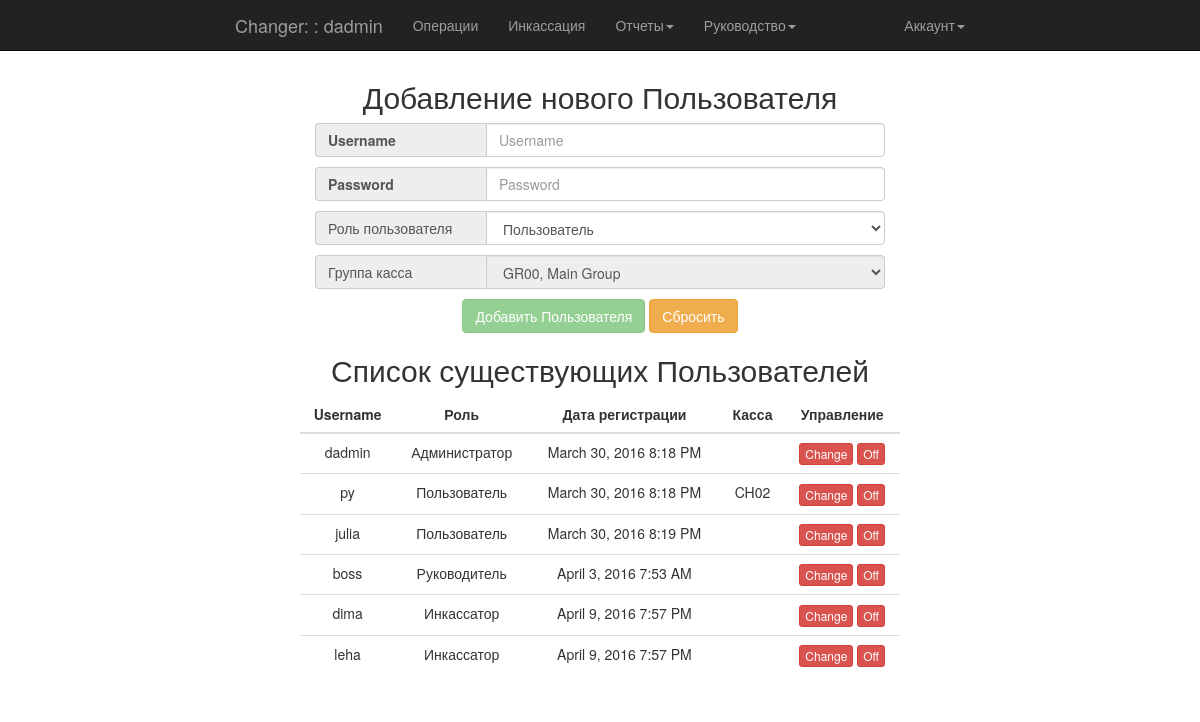
Screenshot of /admin/add_user (signed in) with the database file from the repository.
### app/models.py (models this page shows, shortened)
class User(UserMixin, db.Model):
    __tablename__ = 'users'
    id = db.Column(db.Integer, primary_key=True)
    username = db.Column(db.String(64), unique=True, index=True)
    password_hash = db.Column(db.String(128))
    member_since = db.Column(db.DateTime(), default=datetime.utcnow)
    last_seen = db.Column(db.DateTime(), default=datetime.utcnow)
    status = db.Column(db.Boolean, default=True)
    role_id = db.Column(db.Integer, db.ForeignKey('roles.id'))
    role = db.relationship('Role', backref='user')
    cash_id = db.Column(db.Integer, db.ForeignKey('cashes.id'))
    cash = db.relationship('Cashes', backref='user')
    group_id = db.Column(db.Integer, db.ForeignKey('group_cashes.id'), default=1)
    group = db.relationship('GroupOfCashes', backref='user')
    deals = db.relationship('Deals', backref='user', lazy='dynamic')
    transactions = db.relationship('Transaction', backref='user', lazy='dynamic')
    collections = db.relationship('Collections', backref='user')
    def can(self, permissions):
        return self.role is not None and (self.role.permissions & permissions) == permissions
    @property
    def password(self):
        raise "Password isn't readable attribute"

class Role(db.Model):
    __tablename__ = 'roles'
    id = db.Column(db.Integer, primary_key=True)
    name = db.Column(db.String(64), unique=True)
    description = db.Column(db.String(64))
    default = db.Column(db.Boolean, default=False, index=True)
    permissions = db.Column(db.Integer)

class Cashes(db.Model):
    __tablename__ = 'cashes'
    id = db.Column(db.Integer, primary_key=True)
    branch = db.Column(db.String(8))
    address = db.Column(db.String(64))
    member_since = db.Column(db.DateTime(), default=datetime.utcnow)
    status = db.Column(db.Boolean, default=True)
    group_id = db.Column(db.Integer, db.ForeignKey('group_cashes.id'))
    group = db.relationship('GroupOfCashes', backref='cash')
    deals = db.relationship('Deals', backref='cash', lazy='dynamic')
    collections = db.relationship('Collections', backref='cash')
    transactions = db.relationship('Transaction', backref='cash')

### app/admin/views.py (the view, shortened to what this page needs)
@admin.route('/add_user', methods=['GET', 'POST'])
@login_required
@admin_required
def add_user():
    groups = GroupOfCashes.query.order_by('group_branch').all()
    roles = Role.query.order_by('permissions').all()
    users = User.query.order_by('id').all()
    collector_permission = Role.query.filter_by(name='Collector').first().permissions
    return render_template('admin/add_user.html',
                           users=users,
                           roles=roles,
                           permission=collector_permission,
                           groups=groups)

### app/main/__init__.py (called while the page is built)
@main.app_context_processor
def inject_permission():
    return dict(Permission=Permission)

### app/models.py (called while the page is built)
@login_manager.user_loader
def load_user(user_id):
    return User.query.get(int(user_id))

### app/templates/admin/add_user.html (shortened to what this page needs)
{% extends "base.html" %}
{% block content %}
    <div class="col-sm-6 col-sm-offset-3 loginpage">
        <p><h2 class="text-center">Добавление нового Пользователя</h2></p>
        <form method="post">
            <div class="input-group">
                <span class="input-group-addon" style="font-weight: bold">Username</span>
                <input class="form-control" name="username" placeholder="Username" type="text" required>
            </div>
            <div class="input-group mt">
                <span class="input-group-addon" style="font-weight: bold">Password</span>
                <input class="form-control" name="password" placeholder="Password" type="text" required>
            </div>
            <div class="input-group mt">
                <span class="input-group-addon">Роль пользователя</span>
                <select class="form-control" name="select_role">
                    {%  for r in roles %}
                        {% if r.permissions == permission %}
                            <option value="{{ r.id }}" data-collector="1">
                                {% else %}
                            <option value="{{ r.id }}" data-collector="0">
                        {% endif %}
                    <span>{{ r.description }}</span>
                    </option>
                    {% endfor %}
                </select>
            </div>
            <div class="input-group mt">
                <span class="input-group-addon">Группа касса</span>
                <select class="form-control" name="select_group" disabled>
                    {%  for g in groups %}
                        <option value="{{ g.id }}">
                            <span>{{ g.group_branch }}, {{ g.group_description }}</span>
                        </option>
                    {% endfor %}
                </select>
            </div>
            <div class="row text-center mt">
                <button type="submit" class="btn btn-success" disabled>Добавить Пользователя</button>
                <button type="reset" class="btn btn-warning">Сбросить</button>
            </div>
        </form>
        <div>
            <p><h2 class="text-center">Список существующих Пользователей</h2></p>
            <div class="row">
                <table class="table">
                    <thead>
                    <tr>
                        <th class="text-center">Username</th>
                        <th class="text-center">Роль</th>
                        <th class="text-center">Дата регистрации</th>
                        <th class="text-center">Касса</th>
                        <th class="text-center">Управление</th>
                    </tr>
                    </thead>
                    <tbody>
                    {% for u in users %}
                        <tr>
                            <td class="text-center">{{ u.username }}</td>
                            <td class="text-center">{{ u.role.description }}</td>
                            <td class="text-center">{{ moment(u.member_since).format('LLL') }}</td>
                            <td class="text-center">{{ u.cash.branch }}</td>
                            <td class="text-center">
                                <button class="btn btn-xs btn-danger"  data-toggle="modal" data-target=".bs-example-modal-sm" data-username="{{ u.username }}">Change</button>
                                {% if u.status %}
                                    <button class="btn btn-xs btn-danger" data-uid="{{ u.id }}" data-user-state="{% if u.status %}1{% else %}0{% endif %}">Off</button>
                                {% else %}
                                    <button class="btn btn-xs btn-success" data-uid="{{ u.id }}" data-user-state="{% if u.status %}1{% else %}0{% endif %}">On</button>
                                {% endif %}
                            </td>
                        </tr>
                    {% endfor %}
                    </tbody>
                </table>
            </div>
        </div>
    </div>
{% endblock %}

### app/templates/base.html (shortened to what this page needs)
<!DOCTYPE html>
<html lang="en" {% block html_attribs %}{% endblock html_attribs %}>
{% block html %}
    <head>
        {% block head %}
            {% block styles %}
                <link rel="stylesheet" href="{{ url_for('static', filename='bootstrap.min.css') }}">
                <link rel="stylesheet" href="{{ url_for('static', filename='style.css') }}">
            {% endblock styles %}
        {% endblock head %}
    </head>
    <body>
    {% block body %}
        {% block navbar %}
            <nav class="navbar navbar-inverse navbar-fixed-top">
                <div class="container">
                    <div class="col-md-8 col-md-offset-2">
                        <div class="navbar-header">
                            {% if current_user.is_authenticated %}
                                <a class="navbar-brand" href="#">Changer: {{ current_user.cash.branch }}: {{ current_user.username }}</a>
                            {% else %}
                                <a class="navbar-brand" href="#">Changer</a>
                            {% endif %}
                        </div>
                        <div class="navbar-collapse collapse">
                            <ul class="nav navbar-nav">
                                {% if current_user.is_authenticated %}
                                    {% if current_user.can(Permission.MAKE_OPERATION) %}
                                        <li><a href="{{ url_for('main.index') }}">Операции</a></li>
                                        <li><a href="{{ url_for('main.collections') }}">Инкассация</a></li>
                                        <li class="dropdown">
                                            <a href="#" class="dropdown-toggle" data-toggle="dropdown">Отчеты<b class="caret"></b></a>
                                        </li>
                                    {% endif %}
                                    {% if current_user.can(Permission.SHOW_STATUS) %}
                                        <li class="dropdown">
                                        <a href="#" class="dropdown-toggle" data-toggle="dropdown">Руководство<b class="caret"></b></a>
                                    </li>
                                    {% endif %}
                                {% endif %}
                            </ul>
                            <ul class="nav navbar-nav navbar-right">
                                {% if current_user.is_authenticated %}
                                    <li class="dropdown">
                                        <a href="#" class="dropdown-toggle" data-toggle="dropdown">Аккаунт<b class="caret"></b></a>
                                    </li>
                                {% else %}
                                    <li><a href="{{ url_for('auth.login') }}">Войти</a></li>
                                {% endif %}
                            </ul>
                        </div>
                    </div>
                </div>
            </nav>
        {% endblock navbar %}
        {% block content %}
        {% endblock content %}
    {% endblock body %}
    </body>
{% endblock html %}
</html>

### app/static/style.css (style rules this page uses)
.loginpage { margin-top: 60px; }
.input-group-addon:first-child { width: 30%; border-right: 0px none; text-align: left; }
.input-group { position: relative; display: table; border-collapse: separate; width: 100%; }
.mt { margin-top: 10px; }

### rows the page displays
User: username "dadmin", role.description "Администратор", member_since "March 30, 2016 8:18 PM"
User: username "py", role.description "Пользователь", member_since "March 30, 2016 8:18 PM", cash.branch "CH02"
User: username "julia", role.description "Пользователь", member_since "March 30, 2016 8:19 PM"
User: username "boss", role.description "Руководитель", member_since "April 3, 2016 7:53 AM"
User: username "dima", role.description "Инкассатор", member_since "April 9, 2016 7:57 PM"
User: username "leha", role.description "Инкассатор", member_since "April 9, 2016 7:57 PM"
